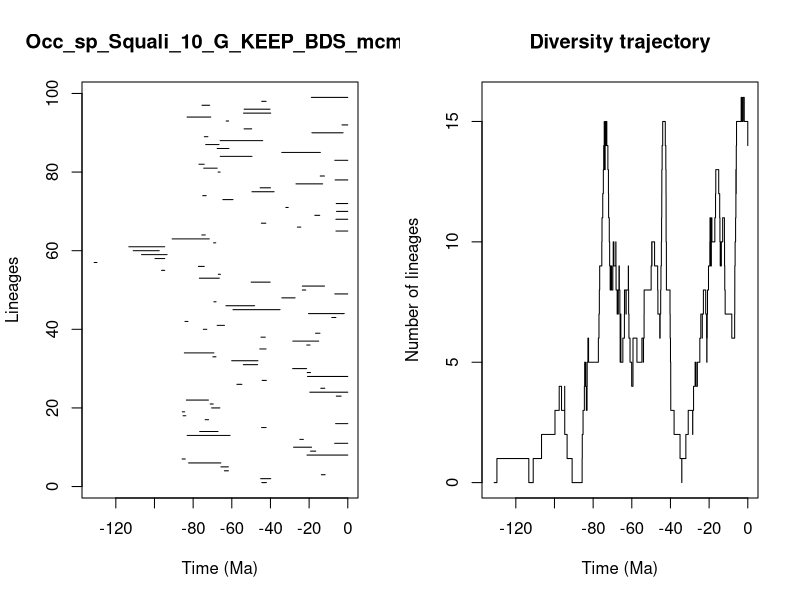

Source code (R):


pdf(file='../Results/Species/5_MA_bins_EP/pyrate_mcmc_logs/Occ_sp_Squali_10_G_KEEP_BDS_mcmc_LTT.pdf',width=0.6*20, height=0.6*10)
title = "Occ_sp_Squali_10_G_KEEP_BDS_mcmc"
ts=c(44.46456584406153, 45.06005373900537,13.673375749852937,63.826794180871694,65.64389678891216,82.36362695537701,85.69706628062615,21.10986433242707,19.246797089643422,28.0500735037708,6.788599204864339,24.804622139940744,83.08558059499198,76.61500290272188,44.589382879717654,6.304699757747377,73.78424987033169,85.21339783334994,85.62396769179405,70.4413541961464,71.18912104629017,83.5183694212813,5.944665818420543,19.62677877097756,13.958644540329281,57.34769485694145,44.308272346487634,20.838110211805294,20.977643169500876,28.52689339699874,54.04007808525541,60.063931262164964,69.80488383738918,84.53933766468552,45.53879756051285,21.222617983216203,28.450740974099144,44.918445899522425,16.679843274844146,74.72529486785564,67.5794234788686,84.22348438979542,8.26112453611886,20.322530157121385,59.38862626606353,63.02929072304668,69.26356035655994,34.11048983620402,6.708315860338949,23.52865061057483,23.521507906499398,49.99131111127497,76.78928605185065,66.98583216899667,96.35343864898392,77.29511747738702,131.20740296285186,99.73765815052681,106.69920643558925,111.00230930931787,113.27620488864989,69.42530759846525,90.87173439761057,75.51689564286565,6.118507510788072,26.078902236514434,44.70614322314789,6.145928848327932,17.045392396332467,5.816115173246806,32.03240020775826,5.980024199072401,64.63110135149195,75.02874358349962,49.568758053516,45.33709276687407,26.790316396623197,6.549973876173113,14.256565256147644,67.0717033348381,74.5297176508432,76.98332217735434,6.722952917369409,65.98174203571492,34.155455112147195,67.5485995322199,73.50444769590163,66.02385209018698,74.21919433723838,18.555294072861724,53.64776556219685,2.9833949677888807,62.90258885932656,83.14048768621859,53.94077489532792,53.615083824761754,75.41135868435121,44.49721755237176,18.845479936927877)
te=c(42.09092311267275, 39.842834438929714,11.702294337628048,61.726951177412346,61.80840863177252,65.66342607482545,84.07209310651777,0.0,16.553639001241883,18.735030206091952,0.0,22.964287296742786,60.91427764895311,67.1392036501564,42.254794473608904,0.0,72.00055232596364,83.79964404004322,84.37820667325367,66.17589341304418,69.61103373647573,72.08650605311068,3.4264679884965923,0.0,11.908899107947304,54.7723466010702,42.11068638294922,0.0,19.274031126038047,21.301781948931506,46.61882477279664,46.49065528482823,68.1971443101676,69.26575943953793,42.29665808404148,19.541033590968794,15.037842165447914,42.67596133779882,14.404543130218073,72.92193951607659,63.78393377338948,82.70297422539988,6.144443982098169,1.8380884492264735,35.040913245903326,48.21657687714125,68.1406044446357,27.250015212829833,0.0,21.76722856553791,12.01388550964802,40.14935545956456,66.44761640806851,65.88892205800933,94.69621087903249,74.24211408481735,129.77956485628573,94.69268091909464,93.46714920615732,97.55723134476963,94.71246819358801,68.28773883657381,71.64922728108706,73.70708863430622,0.0,24.29704345976535,42.402736311946,0.0,14.526748803132442,0.0,30.8073512154447,0.0,59.37922736383341,73.24911983090973,38.122094471906756,39.98465566767433,12.99548018114957,0.0,12.087907176850088,66.03930149262467,67.55806276033911,74.26658826288794,0.0,49.55752455016889,14.173868545738344,61.47801315572893,66.639484550114,44.011834026458054,72.37393698993495,2.433388835301479,49.69932983635391,0.0,61.6437741951371,70.87940290591759,39.864190831512175,40.235644788209434,71.45918098280355,42.26131318220668,0.0)
div_traj=c(0, 1,0,1,2,3,4,3,4,3,2,1,0,1,2,3,4,5,4,5,4,3,4,5,6,5,6,7,8,9,10,11,12,13,14,15,14,13,14,15,14,15,14,13,12,11,10,9,8,9,8,9,10,9,10,9,10,9,8,7,8,7,8,7,8,9,8,7,6,5,6,7,6,5,6,7,8,7,8,9,8,7,6,5,4,5,6,5,6,5,6,7,8,9,10,9,10,9,8,7,6,7,8,9,10,11,12,13,14,15,14,13,12,11,10,9,8,7,6,5,4,3,2,1,0,1,2,3,2,3,4,5,4,5,6,7,6,7,8,7,6,5,6,7,8,9,10,11,10,9,10,11,10,11,12,13,12,11,10,9,10,9,10,11,10,9,8,7,6,7,8,9,10,11,12,13,12,13,14,15,16,15,16,15,14)
time_events=c(131.20740296285186, 129.77956485628573,113.27620488864989,111.00230930931787,106.69920643558925,99.73765815052681,97.55723134476963,96.35343864898392,94.71246819358801,94.69621087903249,94.69268091909464,93.46714920615732,90.87173439761057,85.69706628062615,85.62396769179405,85.21339783334994,84.53933766468552,84.37820667325367,84.22348438979542,84.07209310651777,83.79964404004322,83.5183694212813,83.14048768621859,83.08558059499198,82.70297422539988,82.36362695537701,77.29511747738702,76.98332217735434,76.78928605185065,76.61500290272188,75.51689564286565,75.41135868435121,75.02874358349962,74.72529486785564,74.5297176508432,74.26658826288794,74.24211408481735,74.21919433723838,73.78424987033169,73.70708863430622,73.50444769590163,73.24911983090973,72.92193951607659,72.37393698993495,72.08650605311068,72.00055232596364,71.64922728108706,71.45918098280355,71.18912104629017,70.87940290591759,70.4413541961464,69.80488383738918,69.61103373647573,69.42530759846525,69.26575943953793,69.26356035655994,68.28773883657381,68.1971443101676,68.1406044446357,67.5794234788686,67.55806276033911,67.5485995322199,67.1392036501564,67.0717033348381,66.98583216899667,66.639484550114,66.44761640806851,66.17589341304418,66.03930149262467,66.02385209018698,65.98174203571492,65.88892205800933,65.66342607482545,65.64389678891216,64.63110135149195,63.826794180871694,63.78393377338948,63.02929072304668,62.90258885932656,61.80840863177252,61.726951177412346,61.6437741951371,61.47801315572893,60.91427764895311,60.063931262164964,59.38862626606353,59.37922736383341,57.34769485694145,54.7723466010702,54.04007808525541,53.94077489532792,53.64776556219685,53.615083824761754,49.99131111127497,49.69932983635391,49.568758053516,49.55752455016889,48.21657687714125,46.61882477279664,46.49065528482823,45.53879756051285,45.33709276687407,45.06005373900537,44.918445899522425,44.70614322314789,44.589382879717654,44.49721755237176,44.46456584406153,44.308272346487634,44.011834026458054,42.67596133779882,42.402736311946,42.29665808404148,42.26131318220668,42.254794473608904,42.11068638294922,42.09092311267275,40.235644788209434,40.14935545956456,39.98465566767433,39.864190831512175,39.842834438929714,38.122094471906756,35.040913245903326,34.155455112147195,34.11048983620402,32.03240020775826,30.8073512154447,28.52689339699874,28.450740974099144,28.0500735037708,27.250015212829833,26.790316396623197,26.078902236514434,24.804622139940744,24.29704345976535,23.52865061057483,23.521507906499398,22.964287296742786,21.76722856553791,21.301781948931506,21.222617983216203,21.10986433242707,20.977643169500876,20.838110211805294,20.322530157121385,19.62677877097756,19.541033590968794,19.274031126038047,19.246797089643422,18.845479936927877,18.735030206091952,18.555294072861724,17.045392396332467,16.679843274844146,16.553639001241883,15.037842165447914,14.526748803132442,14.404543130218073,14.256565256147644,14.173868545738344,13.958644540329281,13.673375749852937,12.99548018114957,12.087907176850088,12.01388550964802,11.908899107947304,11.702294337628048,8.26112453611886,6.788599204864339,6.722952917369409,6.708315860338949,6.549973876173113,6.304699757747377,6.145928848327932,6.144443982098169,6.118507510788072,5.980024199072401,5.944665818420543,5.816115173246806,3.4264679884965923,2.9833949677888807,2.433388835301479,1.8380884492264735,0.0)
                par(mfrow=c(1,2))
                L = length(ts)
                plot(ts, 1:L , xlim=c(-max(ts)-1,0), pch=20, type="n", main=title,xlab="Time (Ma)",ylab="Lineages")
                for (i in 1:L){segments(x0=-te[i],y0=i,x1=-ts[i],y1=i)}    
                t = -time_events
                plot(div_traj ~ t,type="s", main = "Diversity trajectory",xlab="Time (Ma)",ylab="Number of lineages",xlim=c(-max(ts)-1,0))
                abline(v=c(65,200,251,367,445),lty=2,col="gray")
                
